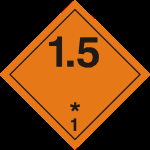
#> input picture template_matching/templates/GHS_00002.png, 150 x 150 px; its folder holds 4 pictures in this run
$ jupyter execute --allow-errors tm_test_01.ipynb   (Python 2 division)
#> lines starting #> are read from the running program, lines starting #| are printed output that depends on the picture; long printed decimals are rounded
[cell 1]
import os
import numpy as np
import cv2 as cv
import time
from matplotlib import pyplot as plt
import json


TEMPLATES_PATH = 'templates/'
IMAGES_PATH = 'dataset/'
DATASET_JSON = 'dataset.json'

# Grid search parameters
MIN_MATCH_COUNTS = [3, 5, 10, 15]
MAXDIST = [0.5, 0.6, 0.7, 0.8, 0.9]
DETECTORS = ['SIFT']
MATCHERS = ['FLANN']
MATCHERS_PARAMS = {
	'FLANN': {
		'trees': [5],
		'checks': [50]
	},
	'BF': {
		'crossCheck': [True],
	}
}

# 🛠️ Utilities

[cell 2]
def get_RGB_from_BGR(img):
	return cv.cvtColor(img, cv.COLOR_BGR2RGB)

[cell 3]
def getKeypointDetectorAndNorm(name):
    if name == "SIFT":
        return cv.SIFT_create(), cv.NORM_L2
    elif name == "SURF":
        return cv.xfeatures2d.SURF_create(), cv.NORM_L2
    elif name == "ORB":
        return cv.ORB_create(), cv.NORM_HAMMING
    elif name == "BRISK":
        return cv.BRISK_create(), cv.NORM_HAMMING
    elif name == "AKAZE":
        return cv.AKAZE_create(), cv.NORM_HAMMING
    else:
        raise Exception("Unknown keypoint detector")

[cell 4]
def getMatcher(name, params):
	if name == "FLANN":
		FLANN_INDEX_KDTREE = 1
		index_params = dict(algorithm = FLANN_INDEX_KDTREE, trees = params['trees'])
		search_params = dict(checks = params['checks'])
		return cv.FlannBasedMatcher(index_params, search_params)
	elif name == "BF":
		return cv.BFMatcher(params['norm'], params['crossCheck'])
	else:
		raise Exception("Unknown matcher")

[cell 5]
def center_crop(img, factor=0.97):
	# Cropping because many templates have angle brackets at the corners

	height, width = img.shape[:2]
	# Calculate new dimensions
	new_height = int(height * 0.97)
	new_width = int(width * 0.97)

	# Calculate top-left corner and bottom-right corner for cropping
	start_x = (width - new_width) // 2
	start_y = (height - new_height) // 2
	end_x = start_x + new_width
	end_y = start_y + new_height

	# Crop the image
	return img[start_y:end_y, start_x:end_x]

[cell 6]
# [17 lines left out: function get_draw, not called in this run]

def draw_match(match_img):
	plt.imshow(get_RGB_from_BGR(match_img))

[cell 7]
def get_dicts(detector):
	templates = {}
	# Find all images in the templates folder
	for path in os.listdir(TEMPLATES_PATH):
		if not path == '.DS_Store':
			templates[path] = {
				'name': path
			}

	images = {}
	# Read dataset.json file
	with open(DATASET_JSON) as json_file:
		for tp in json.load(json_file)['true_positives']:
			images[tp['image']] = {
				'name' : tp['image'],
				'templates' : tp['templates']
			}

	for template in templates:
		template_img = center_crop(cv.imread(TEMPLATES_PATH + template))
		kp_template, des_template = detector.detectAndCompute(template_img, None)
		templates[template]['keypoints'] = kp_template
		templates[template]['descriptors'] = des_template


	for image in images:
		kp_image, des_image = detector.detectAndCompute(cv.imread(IMAGES_PATH + image), None)
		images[image]['keypoints'] = kp_image
		images[image]['descriptors'] = des_image

	return templates, images


# [33 lines left out: function search_match, not called in this run]

[cell 8]
def run_experiment(detector, matcher, dist_max, min_match, verbose=False):
	results = {
		'TP' : [],
		'FP' : [],
		'TN' : [],
		'FN' : []
	}

	templates, images = get_dicts(detector)
#> (reads template_matching/dataset.json from the repository)
#> in center_crop, `height, width = img.shape[:2]`: height = 150
#> in center_crop, `new_height = int(height * 0.97)`: new_height = 145
#> in center_crop, `start_x = (width - new_width) // 2`: start_x = 2
#> in center_crop, `end_x = start_x + new_width`: end_x = 147
#> in center_crop, `return img[start_y:end_y, start_x:end_x]`:
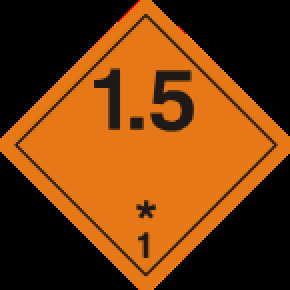
#> returned value: shape (145, 145, 3) (shown 2 times larger); mean of channels 0, 1, 2 12.5, 60.2, 115.1; drawn as B, G, R
#> in get_dicts, `kp_template, des_template = detector.detectAndCompute(template_img, No..`: kp_template = 42 keypoints; strongest (x, y, size): (68, 61, 4.4), (73, 105, 5.1), (73, 127, 1.9), (57, 61, 4.4)

	for image in images:
		for template in templates:
			draw, outcome = search_match(images[image], templates[template], matcher, dist_max, min_match, verbose=verbose)
			results[outcome].append("." if draw is None else draw)

	print(f"TP: {len(results['TP'])}, FP: {len(results['FP'])}, TN: {len(results['TN'])}, FN: {len(results['FN'])}")

[cell 9]
# Perform grid search
for detector_name in DETECTORS:
	detector, norm = getKeypointDetectorAndNorm(detector_name)
	for matcher_name in MATCHERS:
		if matcher_name == 'BF':
			for crossCheck in MATCHERS_PARAMS[matcher_name]['crossCheck']:
				matcher = getMatcher(matcher_name, {'norm': norm, 'crossCheck': crossCheck})
				for dist_max in MAXDIST:
					for min_match in MIN_MATCH_COUNTS:
						print("\n=====================================")
						print(f"Starting run with detector: {detector_name}, matcher: {matcher_name}, crossCheck: {crossCheck}, dist_max: {dist_max}, min_match: {min_match}")
						start_time = time.time()
						try:
							run_experiment(detector, matcher, dist_max, min_match)
						except Exception as e:
							print(f"[ERROR] Couldn't run experiment -> {e}")
						end_time = time.time()
						print(f"Time taken: {end_time - start_time} seconds")
		elif matcher_name == 'FLANN':
			for trees in MATCHERS_PARAMS[matcher_name]['trees']:
				for checks in MATCHERS_PARAMS[matcher_name]['checks']:
						matcher = getMatcher(matcher_name, {'trees': trees, 'checks': checks})
						for dist_max in MAXDIST:
							for min_match in MIN_MATCH_COUNTS:
								print("\n=====================================")
								print(f"Starting run with detector: {detector_name}, matcher: {matcher_name}, trees: {trees}, checks: {checks}, dist_max: {dist_max}, min_match: {min_match}")
								start_time = time.time()
								try:
									run_experiment(detector, matcher, dist_max, min_match)
								except Exception as e:
									print(f"[ERROR] Couldn't run experiment -> {e}")
								end_time = time.time()
								print(f"Time taken: {end_time - start_time} seconds")
#| Time taken: 0.03349 seconds
#> pass 2 of the loop in get_dicts, `for path in os.listdir(TEMPLATES_PATH):`:
#> pass 3 of the loop in get_dicts, `for path in os.listdir(TEMPLATES_PATH):`:
#> the loop made 4 passes; the first 3 are shown
		else:
			raise Exception("Unknown matcher")

#> (a cell that did not finish here is left out)

#> pass 2 of the loop in get_dicts, `for template in templates:`:
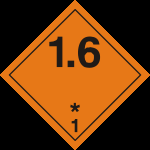
#> input picture template_matching/templates/GHS_00003.png, 150 x 150 px
#> in get_dicts (call 21), `template_img = center_crop(cv.imread(TEMPLATES_PATH + template))`:
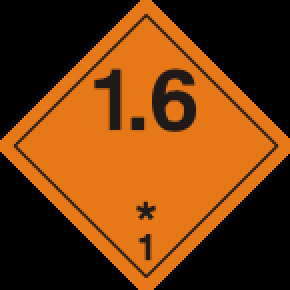
#> template_img: shape (145, 145, 3) (shown 2 times larger); mean B, G, R 12.4, 59.3, 113
#> kp_template = 28 keypoints; strongest (x, y, size): (73, 105, 5), (87, 42, 4.2), (74, 128, 2), (57, 62, 4.4)
#> pass 3 of the loop in get_dicts, `for template in templates:`:
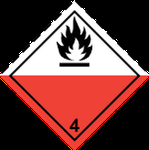
#> input picture template_matching/templates/GHS_00009.png, 149 x 150 px
#> in get_dicts (call 21), `template_img = center_crop(cv.imread(TEMPLATES_PATH + template))`:
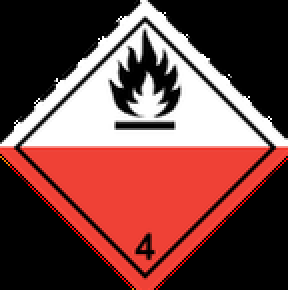
#> template_img: shape (145, 144, 3) (shown 2 times larger); mean B, G, R 67.4, 70.2, 115.7
#> kp_template = 89 keypoints; strongest (x, y, size): (60, 63, 3.1), (85, 63, 3), (59, 42, 2.1), (74, 41, 3.9)
#> the loop made 4 passes; the first 3 are shown
